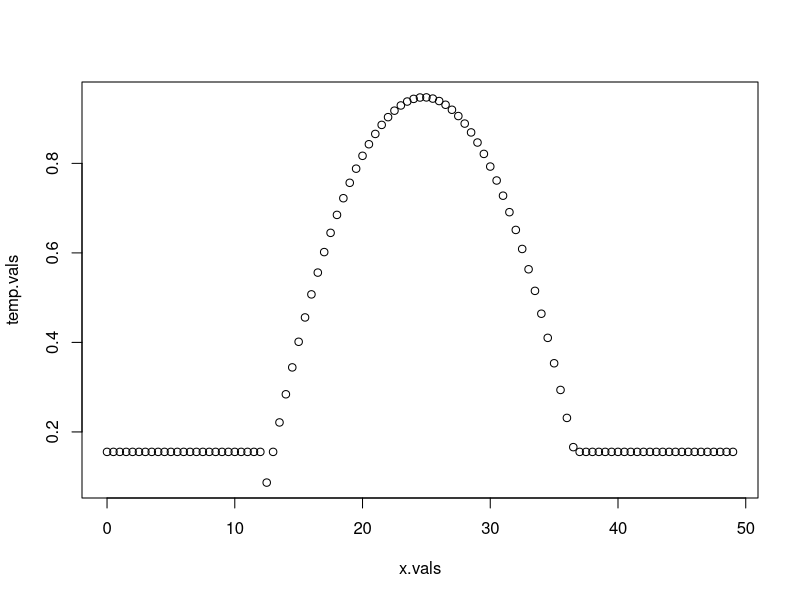
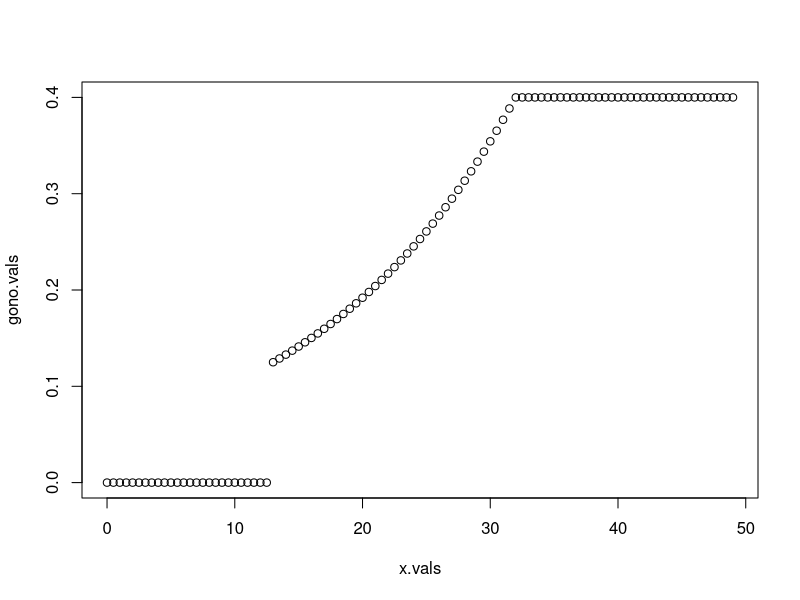

Write the R code that produced these figures, in order.
#Equations 12 & 14
#Equation 12: Equation to relate temperature to survival percent.
aa <- -0.0057
bb <- 0.2826
cc <- -2.5551

s_percent <- function(t,a=aa,b=bb,c=cc){
  if (t>12 & t<37)	{
		y<- a*t^2 + b*t + c
	}else{
		y<- 0.1554
	}
	return(y)
}
#Test equation 12
x.vals <- seq(0,49,.5)
temp.vals <- sapply(x.vals,s_percent)

plot(x.vals,temp.vals)

#Equation 14: Gonotrophic cycle 
dd = 17.75
ff = -0.0613

g_cycle <- function(t,d=dd,f=ff) {
	if (t<32 & t>=13) {
		y <- 1/(d*exp(ff*t))
	}else{ 
	if (t<13) {
		y <- 0
	}else{ if (t>=32) {
		y <- 1/2.5
	}
	return(y)
	}}} 
#Test equation 14
x.vals <- seq(0,49,.5)
gono.vals <- sapply(x.vals,g_cycle)		 

plot(x.vals,gono.vals)
